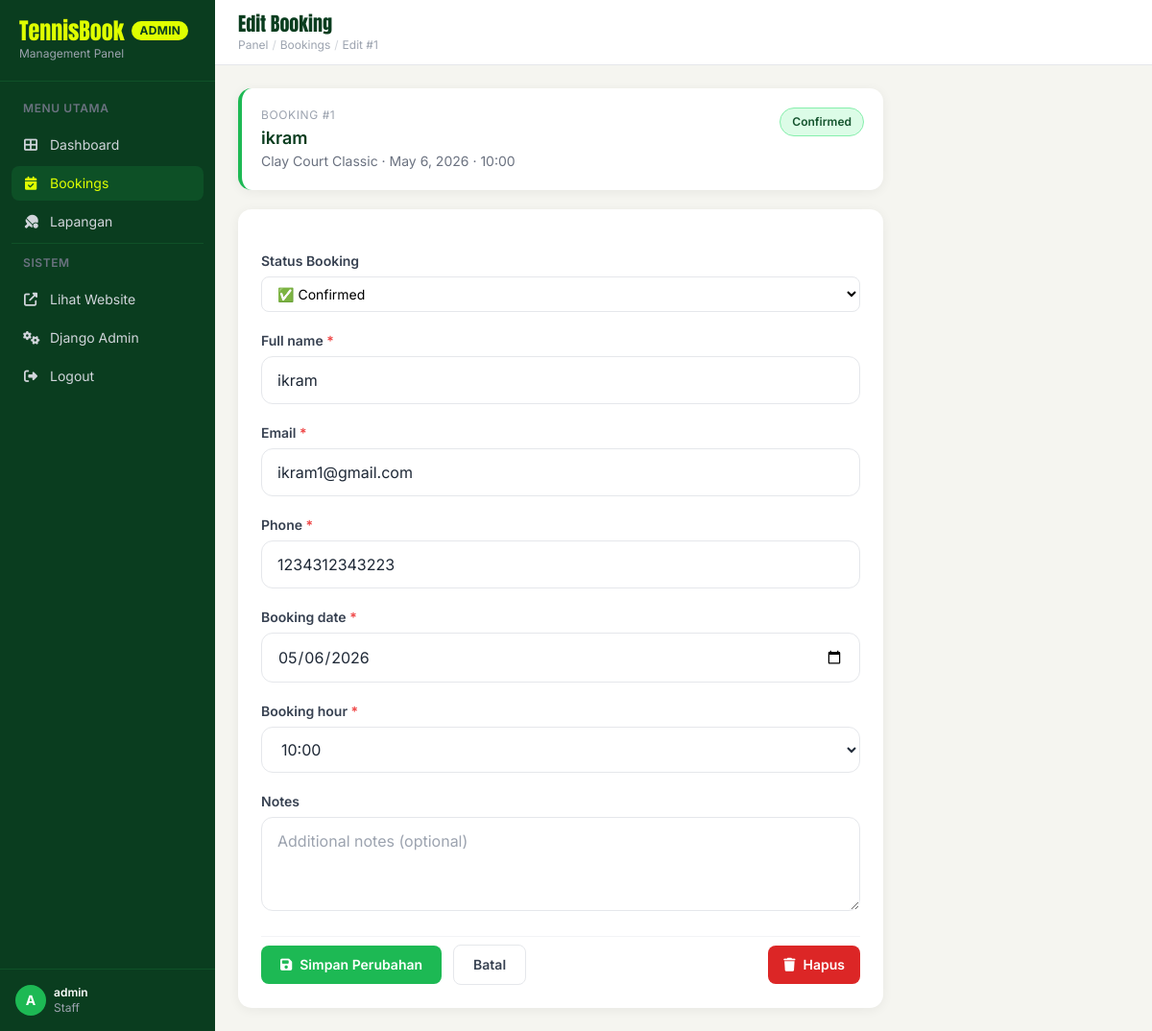
Page /panel/bookings/1/edit/ (signed in) on the committed database.
### booking/models.py (models this page shows, shortened)
class Booking(models.Model):
    court = models.ForeignKey(Court, on_delete=models.CASCADE, related_name='bookings')
    user = models.ForeignKey(
        settings.AUTH_USER_MODEL,
        on_delete=models.SET_NULL,
        null=True,
        blank=True,
        related_name='bookings'
    )
    full_name = models.CharField(max_length=200)
    email = models.EmailField()
    phone = models.CharField(max_length=20)
    booking_date = models.DateField()
    booking_hour = models.CharField(max_length=10, choices=HOUR_CHOICES)
    notes = models.TextField(blank=True)
    status = models.CharField(max_length=20, choices=STATUS_CHOICES, default='pending')
    created_at = models.DateTimeField(auto_now_add=True)
    class Meta:
        ordering = ['-created_at']

class Court(models.Model):
    name = models.CharField(max_length=200)
    description = models.TextField()
    price_per_hour = models.DecimalField(max_digits=10, decimal_places=2)
    location = models.CharField(max_length=300)
    is_available = models.BooleanField(default=True)
    image_url = models.URLField(
        blank=True,
        default="https://images.unsplash.com/photo-1554068865-24cecd4e34b8?w=800&q=80"
    )
    facilities = models.ManyToManyField(Facility, blank=True)
    created_at = models.DateTimeField(auto_now_add=True)

### booking/views.py (the view)
# urls.py: path('panel/bookings/<int:pk>/edit/', views.admin_booking_edit, name='admin_booking_edit'),
@login_required(login_url='/login/')
@staff_required
def admin_booking_edit(request, pk):
    booking = get_object_or_404(Booking, pk=pk)
    if request.method == 'POST':
        form = BookingForm(request.POST, instance=booking)
        status = request.POST.get('status', booking.status)
        if form.is_valid():
            b = form.save(commit=False)
            b.status = status
            b.save()
            messages.success(request, f'Booking #{pk} berhasil diperbarui.')
            return redirect('admin_booking_list')
        else:
            messages.error(request, 'Terdapat kesalahan pada form.')
    else:
        form = BookingForm(instance=booking)
    return render(request, 'custom_admin/booking_edit.html', {'form': form, 'booking': booking})

### booking/forms.py
class BookingForm(forms.ModelForm):
    class Meta:
        model = Booking
        fields = ['full_name', 'email', 'phone', 'booking_date', 'booking_hour', 'notes']
        widgets = {
            'full_name': forms.TextInput(attrs={'class': INPUT_CLASS, 'placeholder': 'Enter your full name'}),
            'email': forms.EmailInput(attrs={'class': INPUT_CLASS, 'placeholder': 'Enter your email address'}),
            'phone': forms.TextInput(attrs={'class': INPUT_CLASS, 'placeholder': 'Enter your phone number'}),
            'booking_date': forms.DateInput(attrs={'class': INPUT_CLASS, 'type': 'date'}),
            'booking_hour': forms.Select(attrs={'class': INPUT_CLASS + ' bg-white'}),
            'notes': forms.Textarea(attrs={'class': INPUT_CLASS, 'rows': 3, 'placeholder': 'Additional notes (optional)'}),
        }

### booking/views.py (called while the page is built)
def is_staff(user):
    return user.is_staff

### booking/templates/custom_admin/booking_edit.html (shortened to what this page needs)
{% extends "custom_admin/base.html" %}
{% block page_title %}Edit Booking{% endblock %}
{% block breadcrumb %}
  <span class="text-gray-300">/</span>
  <a href="{% url 'admin_booking_list' %}" class="hover:text-brand">Bookings</a>
  <span class="text-gray-300">/</span>
  <span>Edit #{{ booking.pk }}</span>
{% endblock %}
{% block content %}
<div class="max-w-2xl">
  <div class="card p-5 mb-5 border-l-4 border-brand">
    <div class="flex items-start justify-between gap-4">
      <div>
        <p class="text-xs text-gray-400 uppercase tracking-wider">Booking #{{ booking.pk }}</p>
        <h2 class="font-semibold text-forest-900 text-lg mt-0.5">{{ booking.full_name }}</h2>
        <p class="text-sm text-gray-500">{{ booking.court.name }} · {{ booking.booking_date }} · {{ booking.booking_hour }}</p>
      </div>
      <span class="px-3 py-1.5 rounded-full text-xs font-semibold status-{{ booking.status }} flex-shrink-0">
        {{ booking.get_status_display }}
      </span>
    </div>
  </div>
  <form method="post" class="card p-6 space-y-5">
    <div>
      <label class="block text-sm font-semibold text-gray-700 mb-1.5">Status Booking</label>
      <select name="status" class="w-full px-3 py-2 border border-gray-200 rounded-lg text-sm focus:outline-none focus:border-green-500 focus:ring-2 focus:ring-green-100 bg-white">
        <option value="confirmed" {% if booking.status == 'confirmed' %}selected{% endif %}>✅ Confirmed</option>
      </select>
    </div>
    {% for field in form %}
    <div>
      <label class="block text-sm font-semibold text-gray-700 mb-1.5" for="{{ field.id_for_label }}">
        {{ field.label }}{% if field.field.required %} <span class="text-red-500">*</span>{% endif %}
      </label>
      {{ field }}
    </div>
    {% endfor %}
    <div class="flex items-center gap-3 pt-2 border-t border-gray-100">
      <button type="submit" class="btn-primary px-5 py-2.5 rounded-lg text-sm font-semibold flex items-center gap-2">
        <i class="fas fa-save"></i> Simpan Perubahan
      </button>
      <a href="{% url 'admin_booking_list' %}" class="btn-secondary px-5 py-2.5 rounded-lg text-sm font-semibold">
        Batal
      </a>
      <a href="{% url 'admin_booking_delete' booking.pk %}"
         class="ml-auto btn-danger px-4 py-2.5 rounded-lg text-sm font-semibold flex items-center gap-2">
        <i class="fas fa-trash"></i> Hapus
      </a>
    </div>
  </form>
</div>
{% endblock %}

### booking/templates/custom_admin/base.html (shortened to what this page needs)
<!DOCTYPE html>
<html lang="id">
<head>
  <script src="https://cdn.tailwindcss.com"></script>
  <link rel="stylesheet" href="https://cdnjs.cloudflare.com/ajax/libs/font-awesome/6.4.0/css/all.min.css"/>
</head>
<body class="min-h-screen flex">
  <aside class="w-56 min-h-screen bg-forest-900 flex-shrink-0 flex flex-col" id="sidebar">
    <div class="p-5 border-b border-forest-800">
      <a href="{% url 'custom_admin_dashboard' %}" class="flex items-center gap-2">
        <span class="font-display text-lime text-2xl leading-none">TennisBook</span>
        <span class="text-xs bg-lime text-forest-900 px-2 py-0.5 rounded-full font-bold tracking-wide">ADMIN</span>
      </a>
      <p class="text-gray-400 text-xs mt-1">Management Panel</p>
    </div>
    <nav class="flex-1 p-3 space-y-1 overflow-y-auto">
      <p class="text-gray-500 text-xs font-semibold uppercase tracking-wider px-3 py-2">Menu Utama</p>
      <a href="{% url 'custom_admin_dashboard' %}"
         class="sidebar-link {% if request.resolver_match.url_name == 'custom_admin_dashboard' %}active{% endif %} flex items-center gap-3 px-3 py-2 rounded-lg text-gray-300 text-sm">
        <i class="fas fa-th-large w-4 text-center"></i> Dashboard
      </a>
      <a href="{% url 'admin_booking_list' %}"
         class="sidebar-link {% if 'booking' in request.resolver_match.url_name %}active{% endif %} flex items-center gap-3 px-3 py-2 rounded-lg text-gray-300 text-sm">
        <i class="fas fa-calendar-check w-4 text-center"></i> Bookings
      </a>
      <a href="{% url 'admin_court_list' %}"
         class="sidebar-link {% if 'court' in request.resolver_match.url_name %}active{% endif %} flex items-center gap-3 px-3 py-2 rounded-lg text-gray-300 text-sm">
        <i class="fas fa-table-tennis w-4 text-center"></i> Lapangan
      </a>
      <div class="border-t border-forest-800 my-2"></div>
      <p class="text-gray-500 text-xs font-semibold uppercase tracking-wider px-3 py-2">Sistem</p>
      <a href="{% url 'home' %}" target="_blank"
         class="sidebar-link flex items-center gap-3 px-3 py-2 rounded-lg text-gray-300 text-sm">
        <i class="fas fa-external-link-alt w-4 text-center"></i> Lihat Website
      </a>
      <a href="/admin/"
         class="sidebar-link flex items-center gap-3 px-3 py-2 rounded-lg text-gray-300 text-sm">
        <i class="fas fa-cogs w-4 text-center"></i> Django Admin
      </a>
      <a href="{% url 'user_logout' %}"
         class="sidebar-link flex items-center gap-3 px-3 py-2 rounded-lg text-gray-300 text-sm">
        <i class="fas fa-sign-out-alt w-4 text-center"></i> Logout
      </a>
    </nav>
    <div class="p-4 border-t border-forest-800">
      <div class="flex items-center gap-2">
        <div class="w-8 h-8 rounded-full bg-brand flex items-center justify-center text-white font-bold text-sm flex-shrink-0">
          {{ request.user.username|slice:":1"|upper }}
        </div>
        <div class="min-w-0">
          <p class="text-white text-xs font-semibold truncate">{{ request.user.username }}</p>
          <p class="text-gray-400 text-xs">Staff</p>
        </div>
      </div>
    </div>
  </aside>
  <main class="flex-1 flex flex-col min-w-0 overflow-hidden">
    <header class="bg-white border-b border-gray-200 px-6 py-3 flex items-center justify-between flex-shrink-0">
      <div>
        <h1 class="font-display text-forest-900 text-xl leading-tight">{% block page_title %}Dashboard{% endblock %}</h1>
        <nav class="text-xs text-gray-400 mt-0.5 flex items-center gap-1">
          <a href="{% url 'custom_admin_dashboard' %}" class="hover:text-brand">Panel</a>
          {% block breadcrumb %}{% endblock %}
        </nav>
      </div>
    </header>
    <div class="flex-1 overflow-y-auto p-6">
      {% block content %}{% endblock %}
    </div>
  </main>
</body>
</html>

### booking/templates/custom_admin/base.html (style rules this page uses)
body { font-family: 'Inter', sans-serif; background: #F5F5F0; }
.sidebar-link { transition: all 0.15s ease; }
.sidebar-link:hover, .sidebar-link.active { background: rgba(29,185,84,0.15); color: #DFFF00; }
.status-confirmed { background: #dcfce7; color: #14532d; border: 1px solid #86efac; }
.btn-primary { background:#1DB954; color:#fff; transition: background 0.15s; }
.btn-danger { background:#dc2626; color:#fff; transition: background 0.15s; }
.btn-secondary { background:#fff; color:#374151; border:1px solid #e5e7eb; transition: all 0.15s; }
.card { background:#fff; border-radius:14px; box-shadow:0 2px 12px rgba(0,0,0,0.06); }

### rows in the picture
Booking: pk "1", full_name "ikram", court.name "Clay Court Classic", booking_date "May 6, 2026", booking_hour "10:00", status "Confirmed", status "✅ Confirmed", form "ikram" "ikram1@gmail.com" "1234312343223" "05/06/2026" "10:00"

### other values in the picture
{{ request.user.username|slice:":1"|upper }} "A"
{{ request.user.username }} "admin"
{{ field.label }} "Full name" "Email" "Phone" "Booking date" "Booking hour" "Notes"
